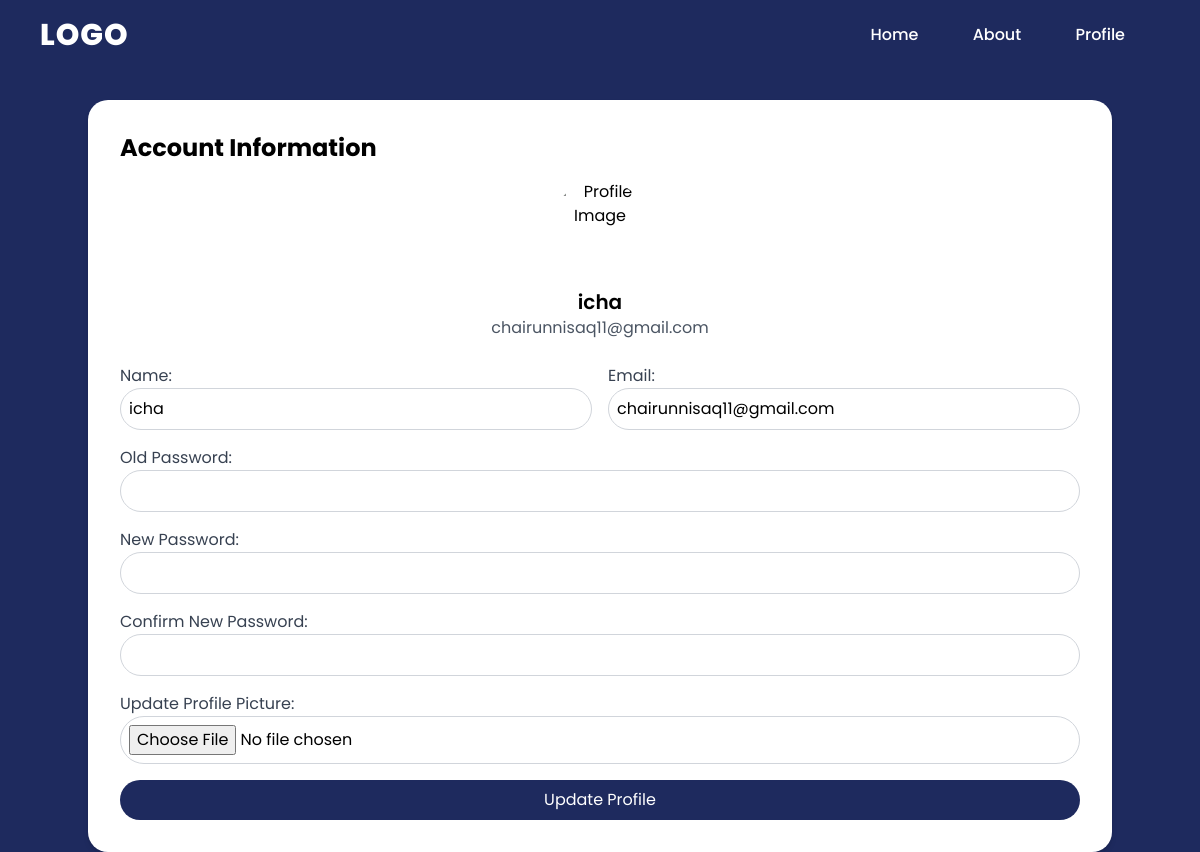
The page /update_profile.php (signed in) on the database its author committed.
### tables this page shows
CREATE TABLE `user_form` (
  `id` int(255) NOT NULL,
  `name` varchar(255) NOT NULL,
  `email` varchar(255) NOT NULL,
  `password` varchar(255) NOT NULL,
  `user_type` varchar(255) NOT NULL DEFAULT 'user',
  `Image` varchar(100) NOT NULL DEFAULT 'default.jpg'
);

### update_profile.php (the view, shortened to what this page needs)
<?php
include 'config.php';
$user_name = $_SESSION['user_name'];
$message = [];
$user_data = null;
$query = mysqli_query($conn, "SELECT * FROM user_form WHERE name = '$user_name'") or die('Query failed');
if (mysqli_num_rows($query) > 0) {
    $user_data = mysqli_fetch_assoc($query);
} else {
    $message[] = 'User data not found.';
}
?>
<!DOCTYPE html>
<html lang="en">
<head>
    <script src="https://cdn.tailwindcss.com"></script>
    <link rel="stylesheet" href="https://cdnjs.cloudflare.com/ajax/libs/font-awesome/5.15.3/css/all.min.css">
</head>
<body class="bg-white-100">
    <header class="navbar flex justify-between items-center px-10">
        <h2><a href="#" class="logo">Logo</a></h2>
        <nav class="navigation">
            <a href="home.php">Home</a>
            <a href="about.php">About</a>
            <a href="update_profile.php">Profile</a>
        </nav>
    </header>
    <div class="container mx-auto">
        <div class="bg-white p-8 shadow-md rounded-[20px]">
            <h2 class="text-2xl font-bold mb-4">Account Information</h2>
            <div class="text-center mb-6">
                <div class="flex justify-center items-center">
                    <img src="uploaded_img/<?php echo htmlspecialchars($user_data['image'] ?? 'default_image.jpg'); ?>" alt="Profile Image" class="profile-image mb-2">
                </div>
                <h3 class="text-xl font-semibold"><?php echo htmlspecialchars($user_data['name'] ?? 'No Name'); ?></h3>
                <p class="text-gray-600"><?php echo htmlspecialchars($user_data['email'] ?? 'No Email'); ?></p>
            </div>
            <form method="POST" enctype="multipart/form-data" class="space-y-4">
                <div class="grid grid-cols-1 md:grid-cols-2 gap-4">
                    <div>
                        <label class="block text-gray-700" for="update_name">Name:</label>
                        <input type="text" id="update_name" name="update_name" class="w-full p-2 border border-gray-300 rounded-[50px]" value="<?php echo htmlspecialchars($user_data['name'] ?? ''); ?>" required>
                    </div>
                    <div>
                        <label class="block text-gray-700" for="update_email">Email:</label>
                        <input type="email" id="update_email" name="update_email" class="w-full p-2 border border-gray-300 rounded-[50px]" value="<?php echo htmlspecialchars($user_data['email'] ?? ''); ?>" required>
                    </div>
                </div>
                <div>
                    <label for="old_pass" class="block text-gray-700">Old Password:</label>
                    <input type="password" id="old_pass" name="old_pass" class="w-full p-2 border border-gray-300 rounded-[50px]">
                </div>
                <div>
                    <label for="new_pass" class="block text-gray-700">New Password:</label>
                    <input type="password" id="new_pass" name="new_pass" class="w-full p-2 border border-gray-300 rounded-[50px]">
                </div>
                <div>
                    <label for="confirm_pass" class="block text-gray-700">Confirm New Password:</label>
                    <input type="password" id="confirm_pass" name="confirm_pass" class="w-full p-2 border border-gray-300 rounded-[50px]">
                </div>
                <div>
                    <label for="update_image" class="block text-gray-700">Update Profile Picture:</label>
                    <input type="file" id="update_image" name="update_image" class="w-full p-2 border border-gray-300 rounded-[50px]">
                </div>
                <button type="submit" name="update_profile" class="w-full bg-[#1e2a5e] text-white px-4 py-2 rounded-[50px] hover:bg-[#FFFFFF] hover:text-[#1e2a5e] hover:border border-[#1e2a5e] transition duration-200">Update Profile</button>
            </form>
        </div>
    </div>
</body>
</html>

### update_profile.php (style rules this page uses)
body { font-family: 'Poppins', sans-serif; background-color: #1e2a5e }
.navbar { background-color: #1e2a5e; width: 100%; height: 70px; position: fixed; top: 0; left: 50%; transform: translateX(-50%); z-index: 1000; }
header .logo { color: #FFFFFF; font-size: 30px; text-transform: uppercase; font-weight: 800; letter-spacing: 1px; margin: 0 auto; }
.navigation a { color: #FFFFFF; text-decoration: none; font-weight: 500; padding: 2px 15px; margin-right: 20px; }
.container { margin-top: 100px; }
.profile-image { width: 100px; height: 100px; border-radius: 50%; }

### rows shown on the page
user_form: name "icha", email "chairunnisaq11@gmail.com", update_name "icha", update_email "chairunnisaq11@gmail.com"
